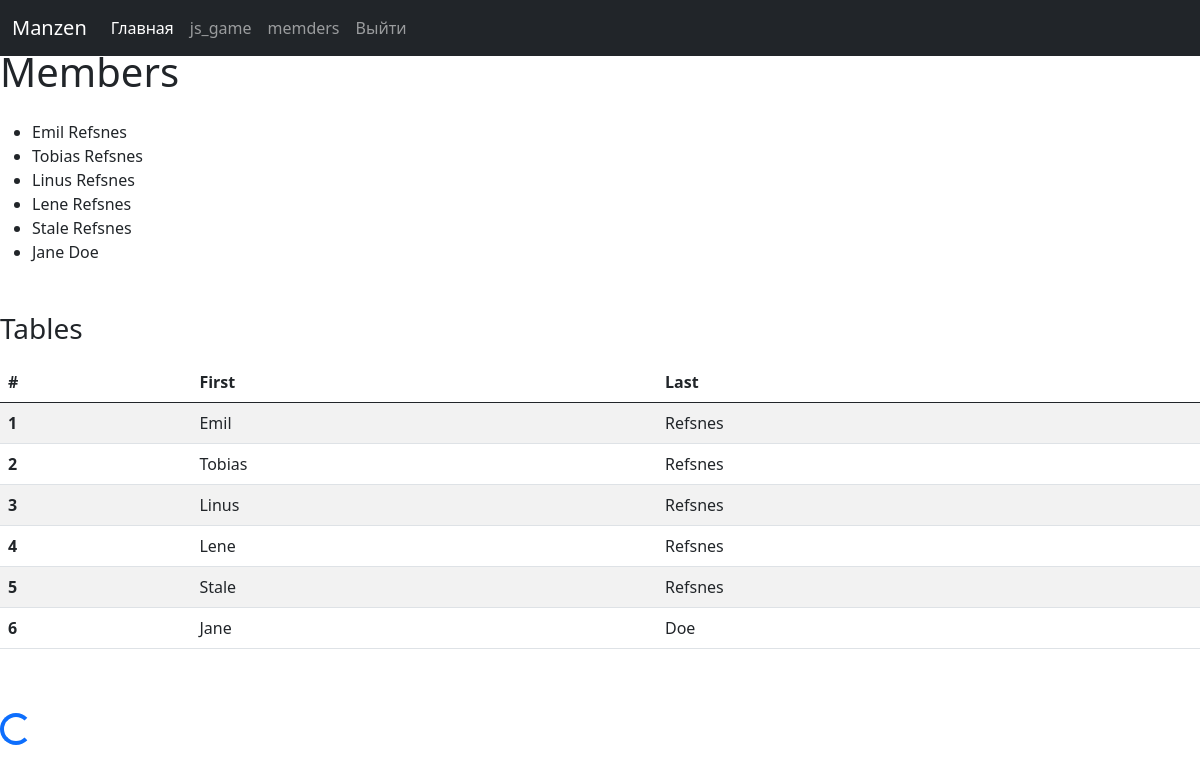
The page /members/ on the database its author committed.
### members/models.py (models this page shows)
class Member(models.Model):
  firstname = models.CharField(max_length=255)
  lastname = models.CharField(max_length=255)

### members/views.py (the view)
# urls.py: path('members/', views.members, name='members'),
def members(request):
  mymembers = models.Member.objects.all().values()
  template = loader.get_template('myfirst.html')
  context = {
    'mymembers': mymembers,
  }
  return HttpResponse(template.render(context, request))

### members/templates/myfirst.html (shortened to what this page needs)
{% load static %}
<!doctype html>
<html lang="ru">
  <head>
    <link href="https://cdn.jsdelivr.net/npm/bootstrap@5.0.0-beta1/dist/css/bootstrap.min.css" rel="stylesheet">
        <link href="{% static 'css/cheatsheet.css'%}" rel="stylesheet">
      </head>
  <body class="d-flex flex-column h-100">
  <header>
    <nav class="navbar navbar-expand-md navbar-dark fixed-top bg-dark">
      <div class="container-fluid">
        <a class="navbar-brand" href="{% url 'home' %}">Manzen</a>
        <div class="collapse navbar-collapse" id="navbarCollapse">
          <ul class="navbar-nav me-auto mb-2 mb-md-0">
            <li class="nav-item">
              <a class="nav-link active" aria-current="page" href="{% url 'home' %}">Главная</a>
            </li>
            <li class="nav-item">
              <a class="nav-link" href="{% url 'js_game' %}">js_game</a>
            </li>
            <li class="nav-item">
              <a class="nav-link" href="{% url 'members' %}">memders</a>
            </li>
            <li class="nav-item">
              <a class="nav-link"  href="{% url 'logout' %}">Выйти</a>
            </li>
          </ul>
        </div>
      </div>
    </nav>
  </header>
</body>
<h1>Members</h1>
<ul>
  {% for x in mymembers %}
    <li>{{ x.firstname }} {{ x.lastname }}</li>
  {% endfor %}
</ul>
<article class="my-3" id="tables">
  <div class="bd-heading sticky-xl-top align-self-start mt-5 mb-3 mt-xl-0 mb-xl-2">
    <h3>Tables</h3>
  </div>
  <div>
    <div class="bd-example">
    <table class="table table-striped">
      <thead>
      <tr>
        <th scope="col">#</th>
        <th scope="col">First</th>
        <th scope="col">Last</th>
      </tr>
      </thead>
      <tbody>
      <ul>
        {% for x in mymembers %}
          <tr>
            <th scope="row">{{x.id}}</th>
            <td>{{ x.firstname }}</td>
            <td>{{ x.lastname }}</td>
          </tr>
        {% endfor %}
      </ul>
      </tbody>
    </table>
    </div>
</article>
<article class="my-3" id="spinners">
  <div>
    <div class="bd-example">
      <div class="spinner-border text-primary" role="status">
      </div>
    </div>
    <div class="bd-example">
    </div>
  </div>
</article>
</html>

### static/css/cheatsheet.css (style rules this page uses)
body { scroll-behavior: smooth; }
@media (min-width: 1200px) { body { display: grid; gap: 1rem; grid-template-columns: 1fr 4fr 1fr; grid-template-rows: auto; } }

### rows shown on the page
Member: firstname "Emil", lastname "Refsnes", id "1"
Member: firstname "Tobias", lastname "Refsnes", id "2"
Member: firstname "Linus", lastname "Refsnes", id "3"
Member: firstname "Lene", lastname "Refsnes", id "4"
Member: firstname "Stale", lastname "Refsnes", id "5"
Member: firstname "Jane", lastname "Doe", id "6"
